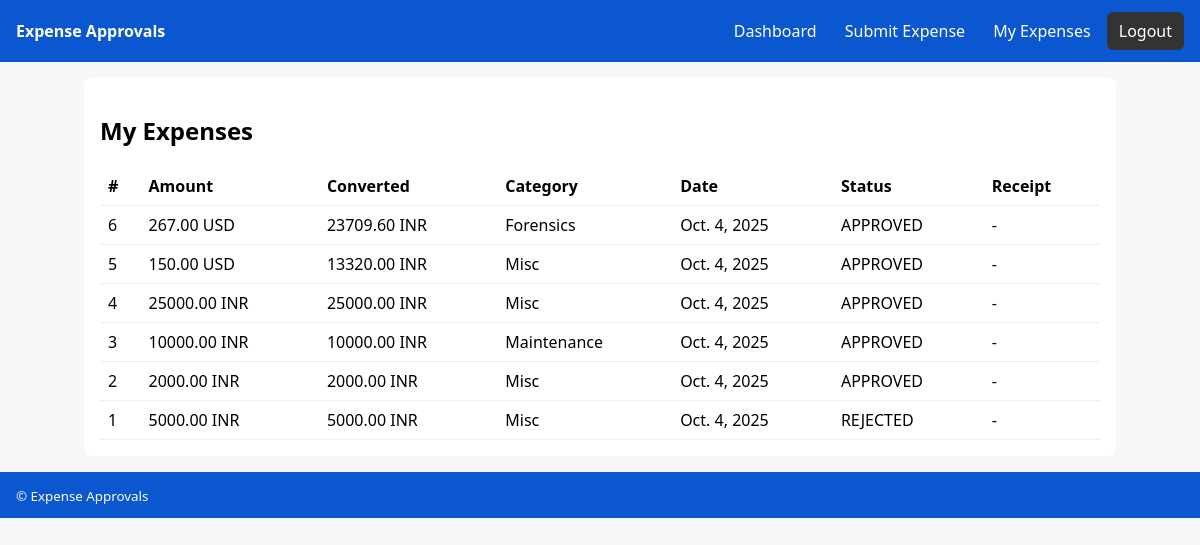
The page /expenses/mine/ (signed in) on the database its author committed.
### expenses/models.py (models this page shows, shortened)
class Expense(models.Model):
    class Status(models.TextChoices):
        DRAFT = "DRAFT", "Draft"
        PENDING = "PENDING", "Pending"
        APPROVED = "APPROVED", "Approved"
        REJECTED = "REJECTED", "Rejected"
    submitter = models.ForeignKey(settings.AUTH_USER_MODEL, on_delete=models.CASCADE, related_name="expenses")
    company = models.ForeignKey(Company, on_delete=models.CASCADE, related_name="expenses")
    amount = models.DecimalField(max_digits=12, decimal_places=2)
    currency_code = models.CharField(max_length=8)
    amount_converted = models.DecimalField(max_digits=12, decimal_places=2, null=True, blank=True, help_text="Amount in company currency")
    category = models.CharField(max_length=64)
    description = models.TextField(blank=True)
    expense_date = models.DateField(default=timezone.now)
    status = models.CharField(max_length=16, choices=Status.choices, default=Status.DRAFT)
    created_at = models.DateTimeField(auto_now_add=True)
    receipt = models.ImageField(upload_to="receipts/", null=True, blank=True)
    merchant_name = models.CharField(max_length=255, blank=True)
    ocr_text = models.TextField(blank=True)

class Company(models.Model):
    name = models.CharField(max_length=255)
    country_code = models.CharField(max_length=4)
    currency_code = models.CharField(max_length=8)
    is_manager_first_approver = models.BooleanField(default=True)

### expenses/views.py (the view)
# urls.py: path("mine/", views.my_expenses, name="my_expenses"),
@login_required
@user_passes_test(is_employee)
def my_expenses(request: HttpRequest):
    qs = Expense.objects.filter(submitter=request.user).order_by("-created_at")
    return render(request, "expenses/expense_list.html", {"expenses": qs})

### expenses/models.py (called while the page is built)
    def is_employee(self):
        return self.role == self.Role.EMPLOYEE

### expenses/views.py (called while the page is built)
def is_employee(user: User): return user.is_authenticated and user.is_employee()

### templates/expenses/expense_list.html
{% extends "expenses/base.html" %}
{% block content %}
<h2>My Expenses</h2>
<table>
  <thead><tr><th>#</th><th>Amount</th><th>Converted</th><th>Category</th><th>Date</th><th>Status</th><th>Receipt</th></tr></thead>
  <tbody>
  {% for e in expenses %}
    <tr>
      <td>{{ e.id }}</td>
      <td>{{ e.amount }} {{ e.currency_code }}</td>
      <td>{{ e.amount_converted }} {{ e.company.currency_code }}</td>
      <td>{{ e.category }}</td>
      <td>{{ e.expense_date }}</td>
      <td>{{ e.status }}</td>
      <td>{% if e.receipt %}<a href="{{ e.receipt.url }}" target="_blank">View</a>{% else %}-{% endif %}</td>
    </tr>
  {% empty %}
    <tr><td colspan="7">No expenses yet.</td></tr>
  {% endfor %}
  </tbody>
</table>
{% endblock %}

### templates/expenses/base.html (style rules this page uses)
body { font-family: system-ui, sans-serif; margin: 0; padding: 0; background: #f6f7f9; }
table { width: 100%; border-collapse: collapse; }
th, td { padding: 8px; border-bottom: 1px solid #eee; text-align: left; }

### rows shown on the page
Expense: id "6", amount "267.00", currency_code "USD", amount_converted "23709.60", company.currency_code "INR", category "Forensics", expense_date "Oct. 4, 2025", status "APPROVED"
Expense: id "5", amount "150.00", currency_code "USD", amount_converted "13320.00", company.currency_code "INR", category "Misc", expense_date "Oct. 4, 2025", status "APPROVED"
Expense: id "4", amount "25000.00", currency_code "INR", amount_converted "25000.00", company.currency_code "INR", category "Misc", expense_date "Oct. 4, 2025", status "APPROVED"
Expense: id "3", amount "10000.00", currency_code "INR", amount_converted "10000.00", company.currency_code "INR", category "Maintenance", expense_date "Oct. 4, 2025", status "APPROVED"
Expense: id "2", amount "2000.00", currency_code "INR", amount_converted "2000.00", company.currency_code "INR", category "Misc", expense_date "Oct. 4, 2025", status "APPROVED"
Expense: id "1", amount "5000.00", currency_code "INR", amount_converted "5000.00", company.currency_code "INR", category "Misc", expense_date "Oct. 4, 2025", status "REJECTED"
